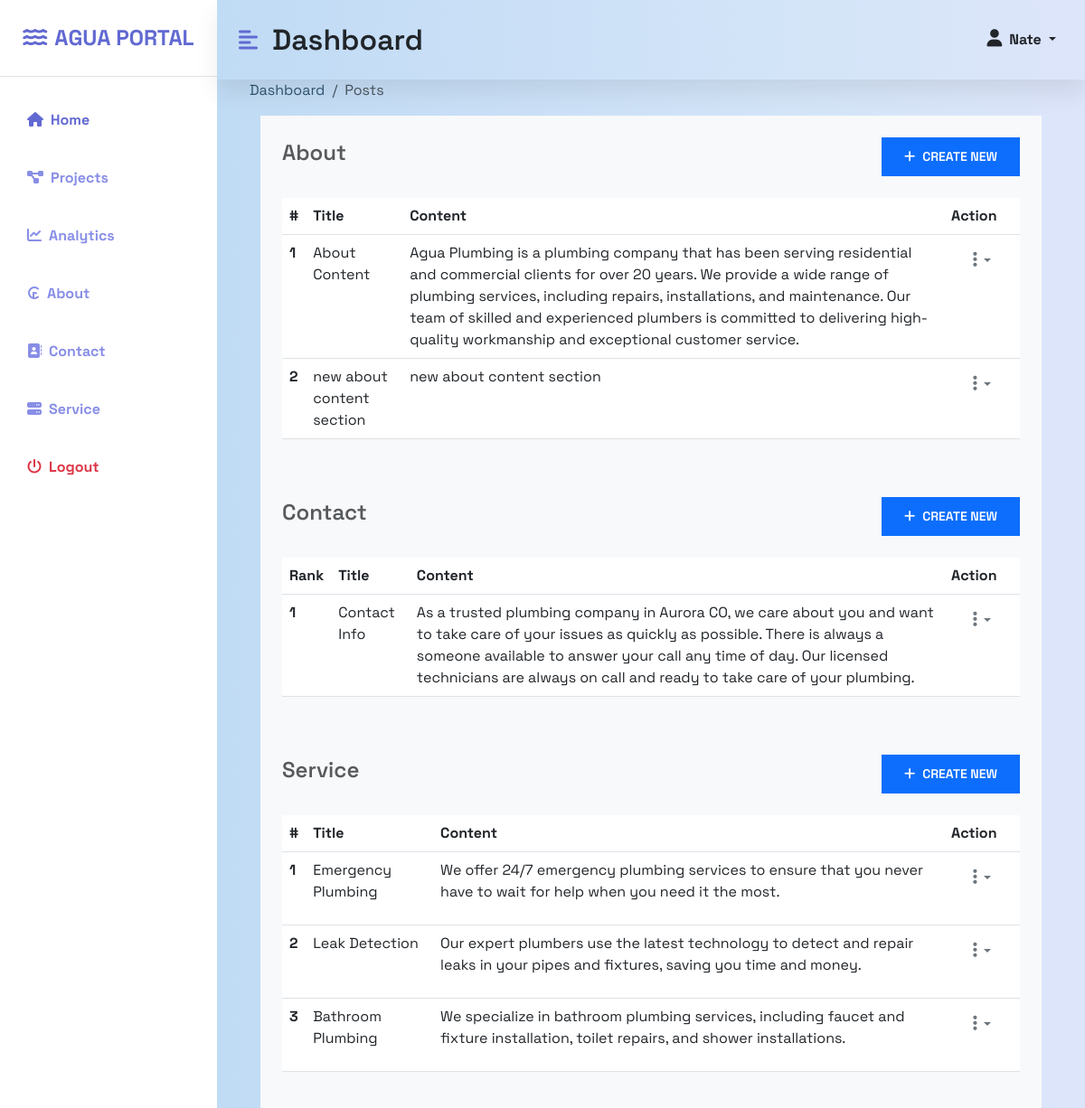
/menu-list/ (signed in), run on the app's committed database.
### base/models.py (models this page shows, shortened)
class About(models.Model):
    title = models.CharField(max_length=100)
    content = models.TextField(blank=True, null=True)
    author = models.ForeignKey(User, on_delete= models.CASCADE)
    created_at = models.DateTimeField(auto_now_add= True)
    updated_at = models.DateTimeField(auto_now=True)
    slug = models.SlugField(unique=True)

class Contact(models.Model):
    title = models.CharField(max_length=100)
    address = models.CharField(max_length=255)
    email = models.CharField(max_length=255)
    phone_number = models.CharField(max_length=50)
    business_hours = models.TextField()
    service_area = models.CharField(max_length=150, default='Denver Metropolitan Area')
    content = models.TextField(blank=True, null=True)
    author = models.ForeignKey(User, on_delete=models.CASCADE)
    created_at = models.DateTimeField(auto_now_add= True)
    updated_at = models.DateTimeField(auto_now=True)
    slug = models.SlugField(unique=True)

class Service(models.Model):
    title = models.CharField(max_length=100)
    content = RichTextUploadingField(blank=True, null=True)
    author = models.ForeignKey(User, on_delete= models.CASCADE)
    card_number = models.IntegerField(validators=[MaxValueValidator(3)], default=0)
    created_at = models.DateTimeField(auto_now_add= True)
    updated_at = models.DateTimeField(auto_now=True)
    slug = models.SlugField(unique=True)

### base/views.py (the view)
# urls.py: path('menu-list/', MenuListView.as_view(), name='menu-list'),
class MenuListView(LoginRequiredMixin, TemplateView):
    template_name = 'menu/menu-list.html'
    def get_context_data(self, **kwargs):
        context = super().get_context_data(**kwargs)
        context['menulist'] = Menu.objects.all()
        context['aboutus'] = About.objects.all()
        context['services'] = Service.objects.all()
        context['contacts'] = Contact.objects.all()
        return context

### base/templates/menu/menu-list.html (shortened to what this page needs)
{% extends "base.html" %}
{% block content %}
    <div class="d-flex" id="wrapper">
        <div class="bg-white" id="sidebar-wrapper">
            <div class="sidebar-heading text-center py-4 primary-text fs-4 fw-bold text-uppercase border-bottom"><i
                    class="fas fa-water me-2"></i>Agua Portal</div>
            <div class="list-group list-group-flush my-3">
                <a href="{% url 'Home' %}" class="list-group-item list-group-item-action bg-transparent second-text active"><i
                        class="fas fa-home-alt me-2"></i>Home</a>
                <a href="{% url 'menu-list' %}"
                    class="list-group-item list-group-item-action bg-transparent second-text fw-bold"><i
                        class="fas fa-project-diagram me-2"></i>Projects</a>
                <a href="#" class="list-group-item list-group-item-action bg-transparent second-text fw-bold"><i
                        class="fas fa-chart-line me-2"></i>Analytics</a>
                <a href="{% url 'about-list' %}"
                    class="list-group-item list-group-item-action bg-transparent second-text fw-bold"><i
                        class="fas fa-cruzeiro-sign me-2"></i>About</a>
                <a href="{% url 'contact-list' %}"
                    class="list-group-item list-group-item-action bg-transparent second-text fw-bold"><i
                        class="fas fa-contact-book me-2"></i>Contact</a>
                <a href="{% url 'service-list' %}"
                    class="list-group-item list-group-item-action bg-transparent second-text fw-bold"><i
                        class="fas fa-server me-2"></i>Service</a>
                <a href="#" class="list-group-item list-group-item-action bg-transparent text-danger fw-bold"><i
                        class="fas fa-power-off me-2"></i>Logout</a>
            </div>
        </div>
        <div id="page-content-wrapper">
            <nav class="navbar navbar-expand-lg navbar-light bg-transparent py-4 px-4">
                <div class="d-flex align-items-center">
                    <i class="fas fa-align-left primary-text fs-4 me-3" id="menu-toggle"></i>
                    <a href="{% url 'dashboard' %}">
                        <h2 class="fs-2 m-0">Dashboard</h2>
                    </a>
                </div>
                <div class="collapse navbar-collapse" id="navbarSupportedContent">
                    <ul class="navbar-nav ms-auto mb-2 mb-lg-0 ">
                        <li class="nav-item dropdown">
                            <a class="nav-link dropdown-toggle second-text fw-bold" href="#" id="navbarDropdown"
                                role="button" data-bs-toggle="dropdown" aria-expanded="false">
                                <i class="fas fa-user me-2"></i>{{request.user.username | title}}
                            </a>
                        </li>
                    </ul>
                </div>
            </nav>
            <div class="container-fluid px-4">
                <div class="row">
                    <div class="col-12">
                        <div class="container">
                            <nav aria-label="breadcrumb">
                                <ol class="breadcrumb">
                                    <li class="breadcrumb-item"><a href="{% url 'dashboard' %}">Dashboard</a></li>
                                    <li class="breadcrumb-item active" aria-current="page">Posts</li>
                                </ol>
                            </nav>
                            <div class="container-fluid">
                                <section class="about bg-light p-4">
                                    <div class="d-flex justify-content-between align-items-center mb-4">
                                        <h1 class="fs-4 text-muted">About</h1>
                                        <a href="{% url 'create-about' %}" class="btn btn-primary"><i
                                                class="fas fa-plus me-2"></i>Create
                                            New</a>
                                    </div>
                                    <div class="table-responsive">
                                        <table class="table table-hover">
                                            <thead>
                                                <tr>
                                                    <th scope="col">#</th>
                                                    <th scope="col">Title</th>
                                                    <th scope="col">Content</th>
                                                    <th scope="col">Action</th>
                                                </tr>
                                            </thead>
                                            <tbody>
                                                {% for about in aboutus %}
                                                <tr>
                                                    <th scope="row">{{ forloop.counter }}</th>
                                                    <td>{{ about.title }}</td>
                                                    <td>{{ about.content }}</td>
                                                    <td>
                                                        <div class="dropdown">
                                                            <button class="btn btn-outline-secondary dropdown-toggle"
                                                                type="button"
                                                                id="dropdownMenuButton{{ forloop.counter }}"
                                                                data-bs-toggle="dropdown" aria-haspopup="true"
                                                                aria-expanded="false">
                                                                <i class="fas fa-ellipsis-v"></i>
                                                            </button>
                                                        </div>
                                                    </td>
                                                </tr>
                                                {% empty %}
                                                <tr>
                                                    <td colspan="4">No About Us information found.</td>
                                                </tr>
                                                {% endfor %}
                                            </tbody>
                                        </table>
                                    </div>
                                </section>
                                <section class="contact bg-light p-4">
                                    <div class="d-flex justify-content-between align-items-center mb-4">
                                        <h1 class="fs-4 text-muted">Contact</h1>
                                        <a href="{% url 'create-contact' %}" class="btn btn-primary"><i
                                                class="fas fa-plus me-2"></i>Create
                                            New</a>
                                    </div>
                                    <div class="table-responsive">
                                        <table class="table table-hover">
                                            <thead>
                                                <tr>
                                                    <th scope="col">Rank</th>
                                                    <th scope="col">Title</th>
                                                    <th scope="col">Content</th>
                                                    <th scope="col">Action</th>
                                                </tr>
                                            </thead>
                                            <tbody>
                                                {% for contact in contacts %}
                                                <tr>
                                                    <th scope="row">{{ forloop.counter }}</th>
                                                    <td>{{ contact.title }}</td>
                                                    <td>{{ contact.content }}</td>
                                                    <td>
                                                        <div class="dropdown">
                                                            <button class="btn btn-outline-secondary dropdown-toggle"
                                                                type="button"
                                                                id="dropdownMenuButton{{ forloop.counter }}"
                                                                data-bs-toggle="dropdown" aria-haspopup="true"
                                                                aria-expanded="false">
                                                                <i class="fas fa-ellipsis-v"></i>
                                                            </button>
                                                        </div>
                                                    </td>
                                                </tr>
                                                {% empty %}
                                                <tr>
                                                    <td colspan="4">No Contact information found.</td>
                                                </tr>
                                                {% endfor %}
                                            </tbody>
                                        </table>
                                    </div>
                                </section>
                                <section class="services bg-light p-4">
                                    <div class="d-flex justify-content-between align-items-center mb-4">
                                        <h1 class="fs-4 text-muted">Service</h1>
                                        <a href="{% url 'create-service' %}" class="btn btn-primary"><i
                                                class="fas fa-plus me-2"></i>Create
                                            New</a>
                                    </div>
                                    <div class="table-responsive">
                                        <table class="table table-hover">
                                            <thead>
                                                <tr>
                                                    <th scope="col">#</th>
                                                    <th scope="col">Title</th>
                                                    <th scope="col">Content</th>
                                                    <th scope="col">Action</th>
                                                </tr>
                                            </thead>
                                            <tbody>
                                                {% for service in services %}
                                                <tr>
                                                    <th scope="row">{{ forloop.counter }}</th>
                                                    <td>{{ service.title }}</td>
                                                    <td>{{ service.content|safe }}</td>
                                                    <td>
                                                        <div class="dropdown">
                                                            <button class="btn btn-outline-secondary dropdown-toggle"
                                                                type="button"
                                                                id="dropdownMenuButton{{ forloop.counter }}"
                                                                data-bs-toggle="dropdown" aria-haspopup="true"
                                                                aria-expanded="false">
                                                                <i class="fas fa-ellipsis-v"></i>
                                                            </button>
                                                        </div>
                                                    </td>
                                                </tr>
                                                {% empty %}
                                                <tr>
                                                    <td colspan="4">No Service information found.</td>
                                                </tr>
                                                {% endfor %}
                                            </tbody>
                                        </table>
                                    </div>
                                </section>
                            </div>
                        </div>
                    </div>
                </div>
            </div>
        </div>
    </div>
    {% endblock content %}

### templates/base.html (shortened to what this page needs)
{% load static %}
<!DOCTYPE html>
<html lang="en">
<head>
    <link href="https://cdn.jsdelivr.net/npm/bootstrap@5.3.0-alpha1/dist/css/bootstrap.min.css" rel="stylesheet"
>
    <link rel="stylesheet" href="https://cdn.jsdelivr.net/npm/bootstrap-icons@1.10.4/font/bootstrap-icons.css">
    <link href="{% static 'fontawesomefree/css/fontawesome.css' %}" rel="stylesheet" type="text/css">
    <link href="{% static 'fontawesomefree/css/brands.css' %}" rel="stylesheet" type="text/css">
    <link href="{% static 'fontawesomefree/css/solid.css' %}" rel="stylesheet" type="text/css">
    <link href="https://cdn.jsdelivr.net/npm/remixicon@2.2.0/fonts/remixicon.css" rel="stylesheet">
    <link rel="stylesheet" href="{% static 'styles/main.css' %}">
    <link rel="stylesheet"
        href="https://owlcarousel2.github.io/OwlCarousel2/assets/owlcarousel/assets/owl.carousel.min.css">
    <link rel="stylesheet"
        href="https://owlcarousel2.github.io/OwlCarousel2/assets/owlcarousel/assets/owl.theme.default.min.css">
</head>
<body>
    {% load static %}
    <main>
        {% block content %}
        {% endblock content %}
    </main>
</body>
</html>

### data on the page
About: title "About Content", content "Agua Plumbing is a plumbing company that has been serving residential and commercial clients for over 20 years. We provide a wide range of plumbing services, including repairs, installations, and maintenance. Our team of skilled and experienced plumbers is committed to delivering high-quality workmanship and exceptional customer service."
About: title "new about content section", content "new about content section"
Contact: title "Contact Info", content "As a trusted plumbing company in Aurora CO, we care about you and want to take care of your issues as quickly as possible. There is always a someone available to answer your call any time of day. Our licensed technicians are always on call and ready to take care of your plumbing."
Service: title "Emergency Plumbing", content "We offer 24/7 emergency plumbing services to ensure that you never have to wait for help when you need it the most."
Service: title "Leak Detection", content "Our expert plumbers use the latest technology to detect and repair leaks in your pipes and fixtures, saving you time and money."
Service: title "Bathroom Plumbing", content "We specialize in bathroom plumbing services, including faucet and fixture installation, toilet repairs, and shower installations."

### other printed values
{{ request.user.username | title }} "Nate"
